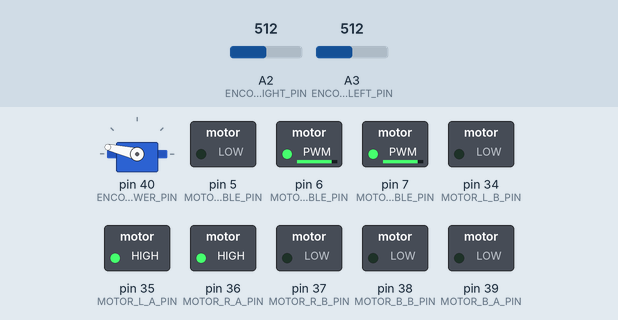
A sketch run on a simulated Arduino Mega 2560, built with avr-gcc and run on an emulated ATmega2560. On the bench: servo, switched loads named in the sketch (green lamp = pin HIGH). Wiring (inferred from the names in the program): servo: signal pin 40. The test bench sets the inputs (shaded band); at power-on: A2 (ENCODER_RIGHT_PIN) = 512, A3 (ENCODER_LEFT_PIN) = 512. Servo pulses on a pin are drawn as a servo (544–2400 µs = 0–180°); pins used as bus, display or sensor lines are not drawn; what the sketch prints to the serial monitor is not drawn.

Above: at 1.2 s.
1.3 s: A2 (ENCODER_RIGHT_PIN) set to 0
Timing chart, 0 to 4.3 s (numbered marks = the images above; inputs shaded):
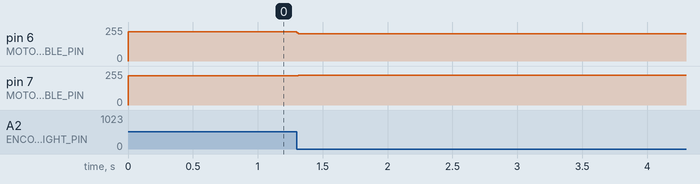

The sketch:

HW_Encoder_Test.ino
```cpp
/*
  Hockey Warrior - Encoder Test
  Tests the Encoder Sensors & prints the results. Can also run the motors.
 */

  #include "config.h"

  #define MOTORS_ENABLE

int ENC_LEFT_On;
int ENC_LEFT_Off;
int ENC_LEFT_Diff;

int ENC_RIGHT_On;
int ENC_RIGHT_Off;
int ENC_RIGHT_Diff;

int ENC_LEFT_Count = 0;
int ENC_RIGHT_Count = 0;

int ENC_TEMPSTATE_Left = 0;
int ENC_TEMPRIGHT_State = 0;
int ENC_LEFT_State = 0;
int ENC_RIGHT_State = 0;

int averageCount = 1;

int mean = 400;
int STD = 100;

int delayTime = 2;

float scaleFactorInc = 1;
float scaleFactorDec = 8;

int motorSpeed = 220;
int ENC_LEFT_Motor_Speed = motorSpeed;
int ENC_RIGHT_Motor_Speed = motorSpeed;

void setup() {
	// Set IR pins as outputs
  pinMode(ENCODER_POWER_PIN, OUTPUT);

  #ifdef MOTORS_ENABLE
    pinMode(MOTOR_L_A_PIN, OUTPUT);
    pinMode(MOTOR_L_B_PIN, OUTPUT);
    pinMode(MOTOR_L_ENABLE_PIN, OUTPUT);

    pinMode(MOTOR_R_A_PIN, OUTPUT);
    pinMode(MOTOR_R_B_PIN, OUTPUT);
    pinMode(MOTOR_R_ENABLE_PIN, OUTPUT);

    pinMode(MOTOR_B_A_PIN, OUTPUT);
    pinMode(MOTOR_B_B_PIN, OUTPUT);
    pinMode(MOTOR_B_ENABLE_PIN, OUTPUT);

    digitalWrite(MOTOR_L_A_PIN, HIGH);
    digitalWrite(MOTOR_L_B_PIN, LOW);
    analogWrite(MOTOR_L_ENABLE_PIN, ENC_LEFT_Motor_Speed);

    digitalWrite(MOTOR_R_A_PIN, HIGH);
    digitalWrite(MOTOR_R_B_PIN, LOW);
    analogWrite(MOTOR_R_ENABLE_PIN, ENC_RIGHT_Motor_Speed);
  #endif

  Serial.begin(115200);      // open the serial port at 9600 bps:

  DEBUG_PRINT("Starting...");
}

void loop() {
	// Read each sensor in a loop
  digitalWrite(ENCODER_POWER_PIN, HIGH);
  delay(delayTime);
  ENC_LEFT_On = readSensor(ENCODER_LEFT_PIN, averageCount);
  ENC_RIGHT_On= readSensor(ENCODER_RIGHT_PIN, averageCount);

  digitalWrite(ENCODER_POWER_PIN, LOW);
  delay(delayTime);
  ENC_LEFT_Off = readSensor(ENCODER_LEFT_PIN, averageCount);
  ENC_RIGHT_Off= readSensor(ENCODER_RIGHT_PIN, averageCount);

  ENC_LEFT_Diff = ENC_LEFT_On - ENC_LEFT_Off;
  ENC_RIGHT_Diff = ENC_RIGHT_On - ENC_RIGHT_Off;

  ENC_TEMPSTATE_Left = calcState(ENC_LEFT_Diff, ENC_LEFT_State);
  ENC_TEMPRIGHT_State = calcState(ENC_RIGHT_Diff, ENC_RIGHT_State);

  if(ENC_LEFT_State != ENC_TEMPSTATE_Left)
    ENC_LEFT_Count++;

  if(ENC_RIGHT_State != ENC_TEMPRIGHT_State)
    ENC_RIGHT_Count++;

  ENC_LEFT_State = ENC_TEMPSTATE_Left;
  ENC_RIGHT_State = ENC_TEMPRIGHT_State;

  int encDiff = abs(ENC_LEFT_Count - ENC_RIGHT_Count);
  if(ENC_RIGHT_Count > ENC_LEFT_Count)
  {
    ENC_LEFT_Motor_Speed = motorSpeed + (encDiff*scaleFactorInc);
    ENC_RIGHT_Motor_Speed = motorSpeed - (encDiff*scaleFactorDec);
  }
  else
  {
    ENC_LEFT_Motor_Speed = motorSpeed - (encDiff*scaleFactorDec);
    ENC_RIGHT_Motor_Speed = motorSpeed + (encDiff*scaleFactorInc);
  }

  ENC_LEFT_Motor_Speed = limit(ENC_LEFT_Motor_Speed);
  ENC_RIGHT_Motor_Speed = limit(ENC_RIGHT_Motor_Speed);

  analogWrite(MOTOR_L_ENABLE_PIN, ENC_LEFT_Motor_Speed);
  analogWrite(MOTOR_R_ENABLE_PIN, ENC_RIGHT_Motor_Speed);

  //PLOT("ENC_LEFT_Off", ENC_LEFT_Off);
  //PLOT("ENC_RIGHT_Off", ENC_RIGHT_Off);

  //PLOT("ENC_LEFT_On", ENC_LEFT_On);
  //PLOT("ENC_RIGHT_On", ENC_RIGHT_On);

  PLOT("ENC_LEFT_Diff", ENC_LEFT_Diff);
  PLOT("ENC_RIGHT_Diff", ENC_RIGHT_Diff);

  PLOT("ENC_LEFT_State", ENC_LEFT_State);
  PLOT("ENC_RIGHT_State", ENC_RIGHT_State);

  PLOT("ENC_LEFT_Count", ENC_LEFT_Count);
  PLOT("ENC_RIGHT_Count", ENC_RIGHT_Count);

  //PLOT("ENC_LEFT_Motor_Speed", ENC_LEFT_Motor_Speed);
  //PLOT("ENC_RIGHT_Motor_Speed", ENC_RIGHT_Motor_Speed);

  //PLOT("encDiff", encDiff)

  //delay(1);
}


int readSensor(int pin, int averageCount)
{
  int value = 0;
  int i = 0;
  for(i = 0; i < averageCount; i++)
      value += analogRead(pin);
  return value/averageCount;
}

int calcState(int curValue, int curState)
{
  if(curState == 1)
  {
    return curValue > (mean - STD);
  }
  else
  {
    return curValue > (mean + STD);
  }
}

int limit(int value)
{
  if(value > 255)
    return 255;
  else if(value < 0)
    return 0;
  else
    return value;
}
```

config.h
```cpp
/*** Define debug level ***/
#define	DEBUG_PRINT_ON
#define	PLOT_PRINT_ON

#define LED_READ_DELAY_TIME                 4

/*** Define named positions ***/
#define SERVO_FRONT_UP                      75
#define SERVO_FRONT_DOWN                    5

#define SERVO_BACK_UP                       110
#define SERVO_BACK_DOWN                     180

#define SERVO_KICK_UP                       90
#define SERVO_KICK_DOWN                     10

#define MAX_ULTRASONIC_DISTANCE_CM          100

/*** Define constants ***/
#define SERVO_FRONT_MIN_PWM                 450
#define SERVO_FRONT_MAX_PWM                 2450
#define SERVO_BACK_MIN_PWM                  450
#define SERVO_BACK_MAX_PWM                  2450
#define SERVO_KICK_MIN_PWM                  800
#define SERVO_KICK_MAX_PWM                  2200

/*** Define pinouts ***/
#define FRONT_ULTRASONIC_SENSOR_TRIG        31
#define FRONT_ULTRASONIC_SENSOR_ECHO        33

#define IRFL_IR_LED_PIN                     32
#define IRFL_SIDE_PHOTOTRANSISTOR_PIN       A10
#define IRFL_FRONT_PHOTOTRANSISTOR_PIN      A9

#define GREEN_MAT_LEFT_RED_LED_PIN          24
#define GREEN_MAT_LEFT_GREEN_LED_PIN        26
#define GREEN_MAT_LEFT_PHOTOTRANSISTOR_PIN  A12

#define BALL_COLOUR_RED_LED_PIN             28
#define BALL_COLOUR_IR_LED_PIN              30
#define BALL_COLOUR_PHOTOTRANSISTOR_PIN     A11

#define SERVO_KICK_PIN			    		4
#define SERVO_FRONT_PIN			   	 		2
#define SERVO_BACK_PIN			   		 	3

#define IRBL_IR_LED_PIN                     25
#define IRBL_SIDE_PHOTOTRANSISTOR_PIN       A15
#define IRBL_BACK_PHOTOTRANSISTOR_PIN       A14

#define CAMERA_ANALOG_IN_PIN                A13
#define CAMERA_CLK_PIN                      27
#define CAMERA_SI_PIN                       29

#define FRONT_LEFT_TOUCH_SENSOR             22
#define BACK_LEFT_TOUCH_SENSOR              23
#define FRONT_RIGHT_TOUCH_SENSOR            42
#define BACK_RIGHT_TOUCH_SENSOR             43

#define IRFR_IR_LED_PIN                     46
#define IRFR_SIDE_PHOTOTRANSISTOR_PIN       A4
#define IRFR_FRONT_PHOTOTRANSISTOR_PIN      A5

#define BACK_ULTRASONIC_SENSOR_TRIG         48
#define BACK_ULTRASONIC_SENSOR_ECHO         44

#define GREEN_MAT_RIGHT_RED_LED_PIN         45
#define GREEN_MAT_RIGHT_GREEN_LED_PIN       49
#define GREEN_MAT_RIGHT_PHOTOTRANSISTOR_PIN A8

#define IRBR_IR_LED_PIN                     47
#define IRBR_SIDE_PHOTOTRANSISTOR_PIN       A6
#define IRBR_BACK_PHOTOTRANSISTOR_PIN       A7

#define MOTOR_L_A_PIN		            	35
#define MOTOR_L_B_PIN		            	34
#define MOTOR_L_ENABLE_PIN		    		7

#define MOTOR_R_A_PIN		            	36
#define MOTOR_R_B_PIN		            	37
#define MOTOR_R_ENABLE_PIN		    		6

#define MOTOR_B_A_PIN		            	39
#define MOTOR_B_B_PIN		            	38
#define MOTOR_B_ENABLE_PIN		    		5

#define ENCODER_POWER_PIN         40
#define ENCODER_LEFT_PIN					A3
#define ENCODER_RIGHT_PIN					A2

/*** Define print statements ***/
#ifdef DEBUG_PRINT_ON
  #define DEBUG_PRINT(x)        Serial.print (x)
  #define DEBUG_PRINTDEC(x)     Serial.print (x, DEC)
  #define DEBUG_PRINTLN(x)      Serial.println (x)
#else
  #define DEBUG_PRINT(x)
  #define DEBUG_PRINTDEC(x)
  #define DEBUG_PRINTLN(x)
#endif

#ifdef PLOT_PRINT_ON
  #define PLOT_PRINT(x)        Serial.print (x)
  #define PLOT_PRINTDEC(x)     Serial.print (x, DEC)
  #define PLOT_PRINTLN(x)      Serial.println (x)
  #define PLOT(x, y)           PLOT_PRINT(x); PLOT_PRINT(':'); PLOT_PRINTLN(y);
#else
  #define PLOT_PRINT(x)
  #define PLOT_PRINTDEC(x)
  #define PLOT_PRINTLN(x)
  #define PLOT(x, y)
#endif
```

Measured:
- after the input at 1.3 s, pin 6 (MOTOR_R_ENABLE_PIN): 220/255 → 204/255 at once; pin 7 (MOTOR_L_ENABLE_PIN): 220/255 → 222/255 at once
